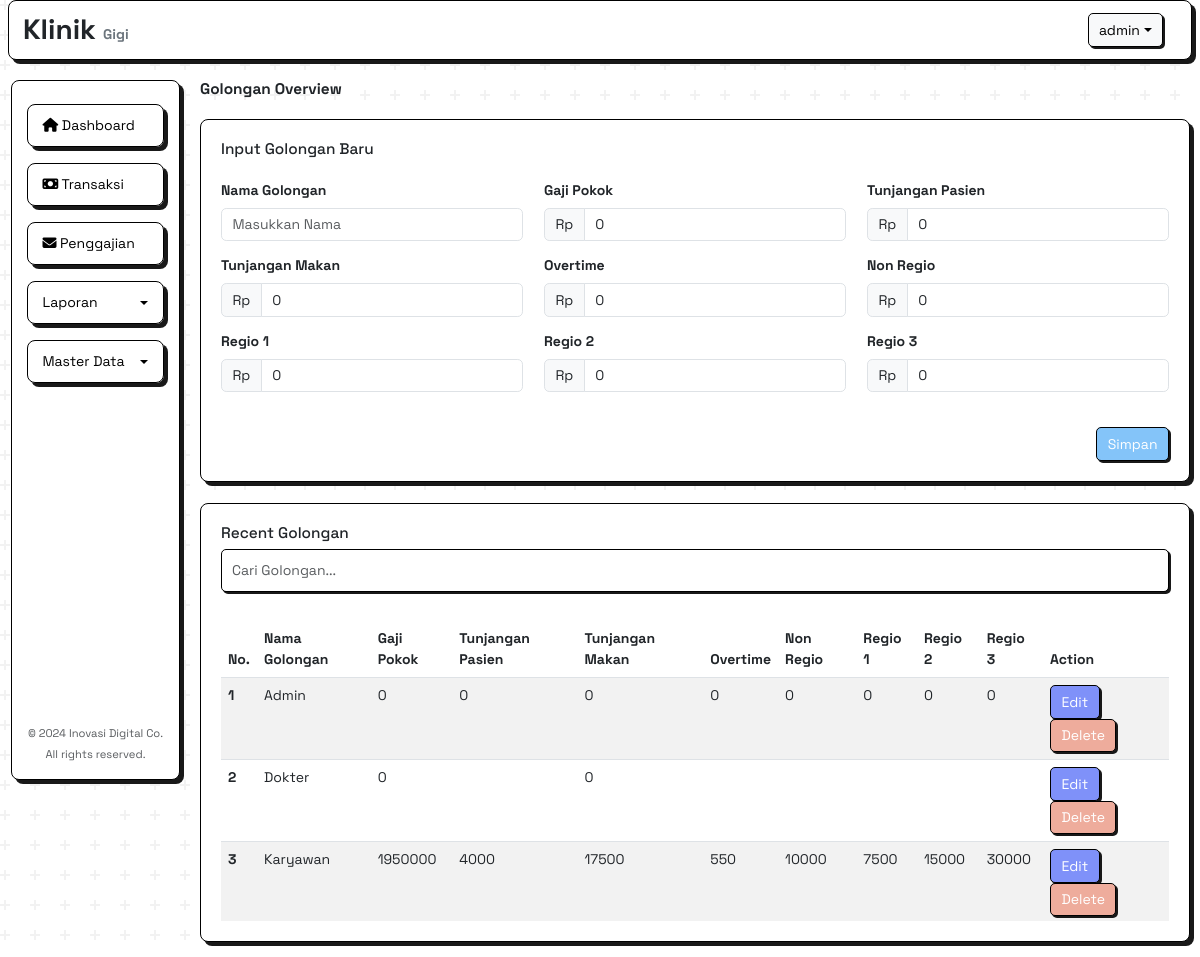
Page /asset/owner/master/index.php?page=Golongan (signed in) on the earlier database version.
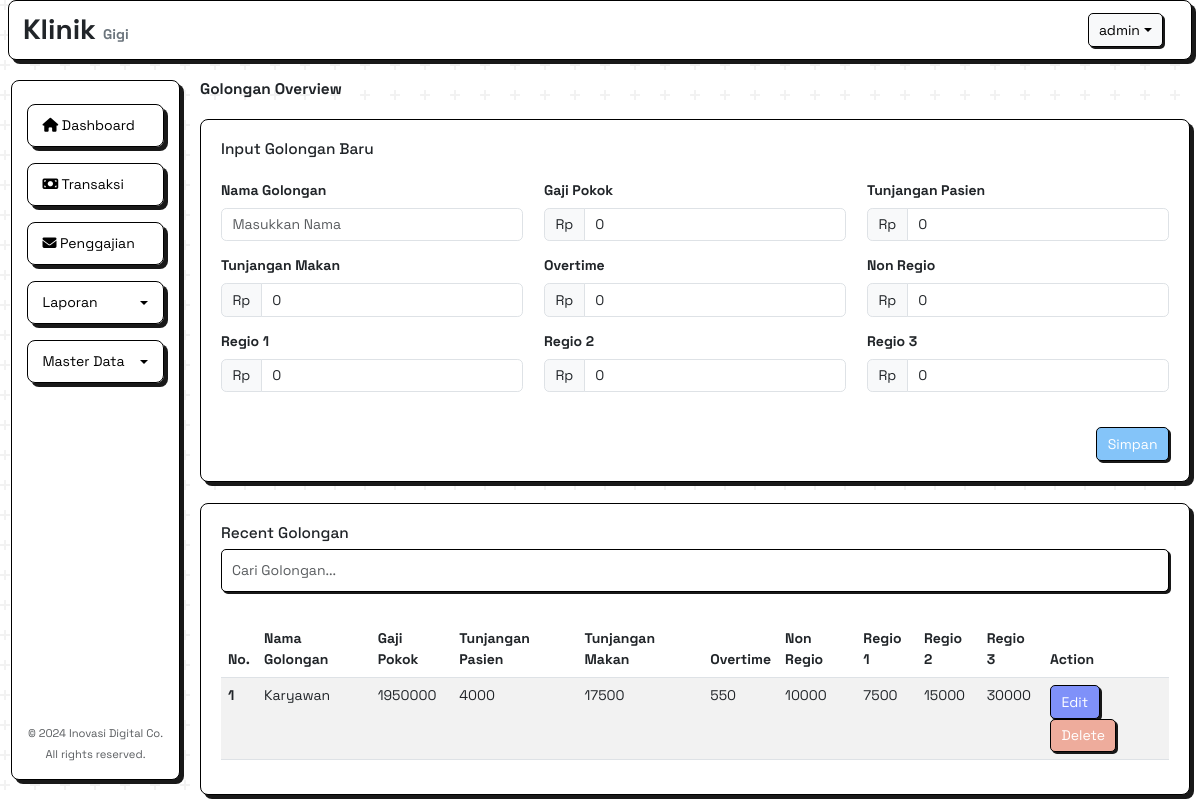
Same page on the later database version.
### tables this page shows
CREATE TABLE `golongan` (
  `id` int(11) UNSIGNED NOT NULL,
  `nama_golongan` varchar(100) NOT NULL,
  `gaji_pokok` int(12) NOT NULL,
  `tunjangan_makan` int(12) NOT NULL,
  `overtime` varchar(11) NOT NULL,
  `tunjangan_pasien` varchar(20) NOT NULL,
  `ro1` varchar(45) NOT NULL,
  `ro2` varchar(45) NOT NULL,
  `ro3` varchar(45) NOT NULL,
  `non_regio` varchar(45) NOT NULL
);

### asset/owner/master/view/Golongan.php (the view, shortened to what the changed rows need)
<div class="col-md-10 main-content">
    <div class="card mt-4" id="recent-golongan">
        <div class="card-body">
            <div class="table-scroll">
                <table class="table table-striped" id="karyawanTable">
                    <thead>
                        <tr>
                            <th scope="col">No.</th>
                            <th scope="col">Nama Golongan</th>
                            <th scope="col">Gaji Pokok</th>
                            <th scope="col">Tunjangan Pasien</th>
                            <th scope="col">Tunjangan Makan</th>
                            <th scope="col">Overtime</th>
                            <th scope="col">Non Regio</th>
                            <th scope="col">Regio 1</th>
                            <th scope="col">Regio 2</th>
                            <th scope="col">Regio 3</th>
                            <th scope="col">Action</th>
                        </tr>
                    </thead>
                    <tbody>
                        <?php
                        $no = 1;
                        $query_golongan = mysqli_query($conn, "SELECT * FROM golongan ORDER BY id DESC");
                        while ($row_golongan = mysqli_fetch_assoc($query_golongan)) {
                        ?>
                            <tr>
                                <th scope="row"><?= $no++ ?></th>
                                <td><?= $row_golongan['nama_golongan'] ?></td>
                                <td><?= $row_golongan['gaji_pokok'] ?></td>
                                <td><?= $row_golongan['tunjangan_pasien'] ?></td>
                                <td><?= $row_golongan['tunjangan_makan'] ?></td>
                                <td><?= $row_golongan['overtime'] ?></td>
                                <td><?= $row_golongan['non_regio'] ?></td>
                                <td><?= $row_golongan['ro1'] ?></td>
                                <td><?= $row_golongan['ro2'] ?></td>
                                <td><?= $row_golongan['ro3'] ?></td>
                                <td>
                                    <button class="btn btn-primary edit" data-bs-toggle="modal" data-bs-target="#editModal<?= $row_golongan['id'] ?>">Edit</button>
                                    <a href="app/golongan/delete.php?id=<?= $row_golongan['id'] ?>" class="btn btn-danger delete" onclick="return confirm('Apakah Anda yakin ingin menghapus data ini?')">Delete</a>
                                </td>
                            </tr>
                        <?php
                        }
                        ?>
                    </tbody>
                </table>
            </div>
        </div>
    </div>
</div>

Differences in the rows shown:
removed golongan: nama_golongan "Admin", gaji_pokok "0", tunjangan_pasien "0", tunjangan_makan "0", overtime "0", non_regio "0", ro1 "0", ro2 "0", ro3 "0"
removed golongan: nama_golongan "Dokter", gaji_pokok "0", tunjangan_makan "0"
